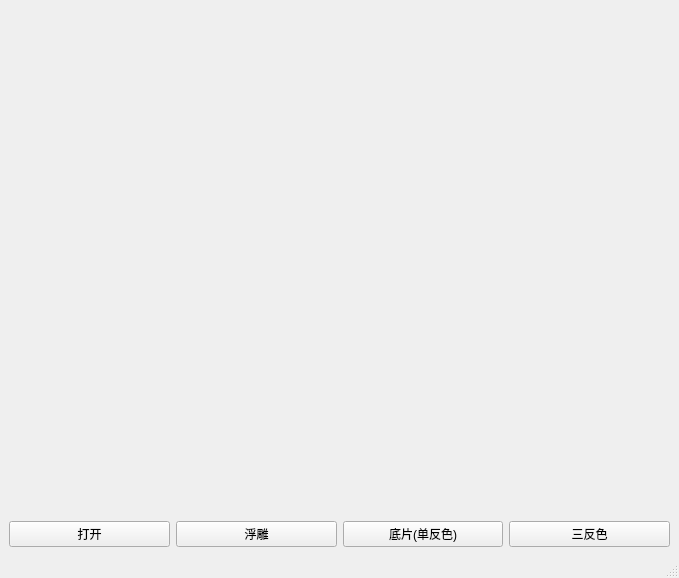
<?xml version="1.0" encoding="UTF-8"?>
<ui version="4.0">
 <class>MainWindow</class>
 <widget class="QMainWindow" name="MainWindow">
  <property name="geometry">
   <rect>
    <x>0</x>
    <y>0</y>
    <width>679</width>
    <height>578</height>
   </rect>
  </property>
  <property name="windowTitle">
   <string>MainWindow</string>
  </property>
  <widget class="QWidget" name="centralwidget">
   <property name="sizePolicy">
    <sizepolicy hsizetype="Expanding" vsizetype="Preferred">
     <horstretch>0</horstretch>
     <verstretch>0</verstretch>
    </sizepolicy>
   </property>
   <layout class="QVBoxLayout" name="verticalLayout" stretch="5,1">
    <item>
     <layout class="QHBoxLayout" name="horizontalLayout_2">
      <item>
       <widget class="QLabel" name="label_src">
        <property name="text">
         <string/>
        </property>
       </widget>
      </item>
      <item>
       <widget class="QLabel" name="label_dest">
        <property name="text">
         <string/>
        </property>
       </widget>
      </item>
     </layout>
    </item>
    <item>
     <layout class="QHBoxLayout" name="horizontalLayout">
      <item>
       <widget class="QPushButton" name="pbtn_open">
        <property name="text">
         <string>打开</string>
        </property>
        <property name="autoDefault">
         <bool>false</bool>
        </property>
       </widget>
      </item>
      <item>
       <widget class="QPushButton" name="pbtn_relief">
        <property name="text">
         <string>浮雕</string>
        </property>
       </widget>
      </item>
      <item>
       <widget class="QPushButton" name="pbtn_invert_single">
        <property name="text">
         <string>底片(单反色)</string>
        </property>
       </widget>
      </item>
      <item>
       <widget class="QPushButton" name="pbtn_invert_mul">
        <property name="text">
         <string>三反色</string>
        </property>
       </widget>
      </item>
     </layout>
    </item>
   </layout>
  </widget>
  <widget class="QMenuBar" name="menubar">
   <property name="geometry">
    <rect>
     <x>0</x>
     <y>0</y>
     <width>679</width>
     <height>23</height>
    </rect>
   </property>
  </widget>
  <widget class="QStatusBar" name="statusbar"/>
 </widget>
 <resources/>
 <connections/>
</ui>
